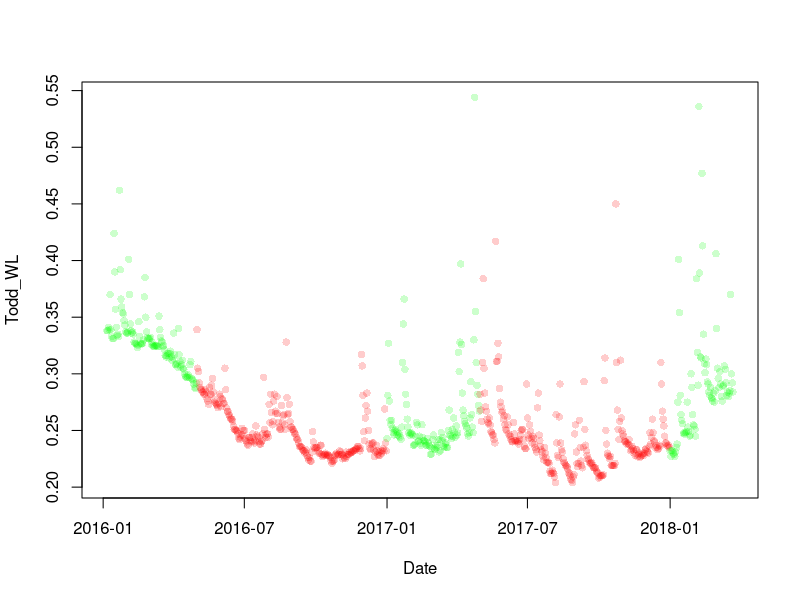
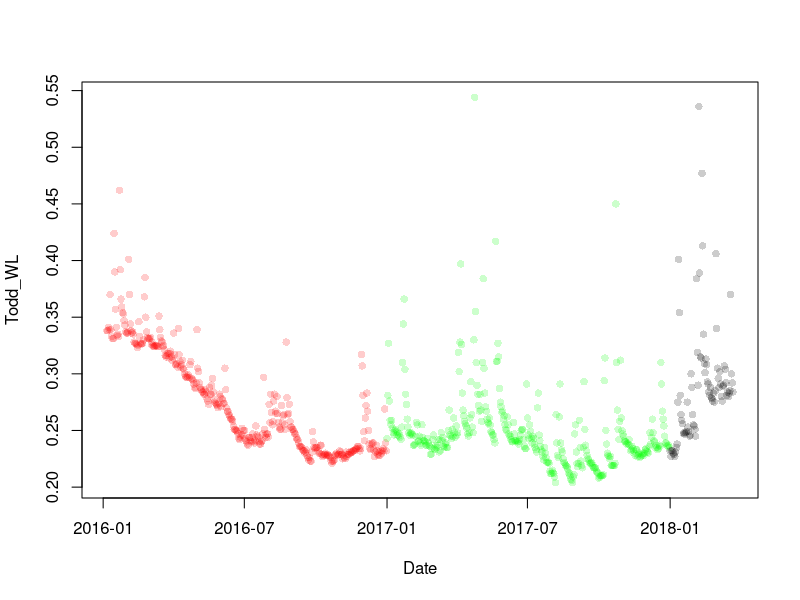
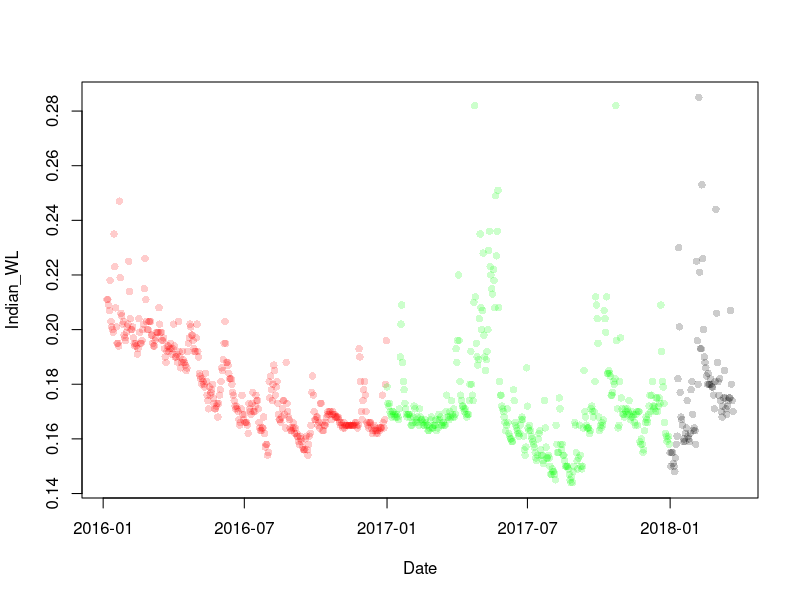

The R script that drew these images, in order:
D <- read.csv("data/WaterLevel.csv")
D$Date <- as.Date(D$Date)
D$Month <- format(D$Date, format = "%m")
D$Year <- format(D$Date, format = "%y")
D$Jdate <- julian.Date(D$Date)
D$Wet <- ifelse(as.numeric(D$Month)<5,1,0)
#write.csv(D, "data/WaterLevel_edit.csv")

plot(Todd_WL~Date, D, pch=21, col=NA, bg = c(rgb(1,0,0,0.2),rgb(0,1,0,0.2))[factor(D$Wet)])
plot(Todd_WL~Date, D, pch=21, col=NA, bg = c(rgb(1,0,0,0.2),rgb(0,1,0,0.2),grey(0,0.2))[factor(D$Year)])
plot(Indian_WL~Date, D, pch=21, col=NA, bg = c(rgb(1,0,0,0.2),rgb(0,1,0,0.2),grey(0,0.2))[factor(D$Year)])

